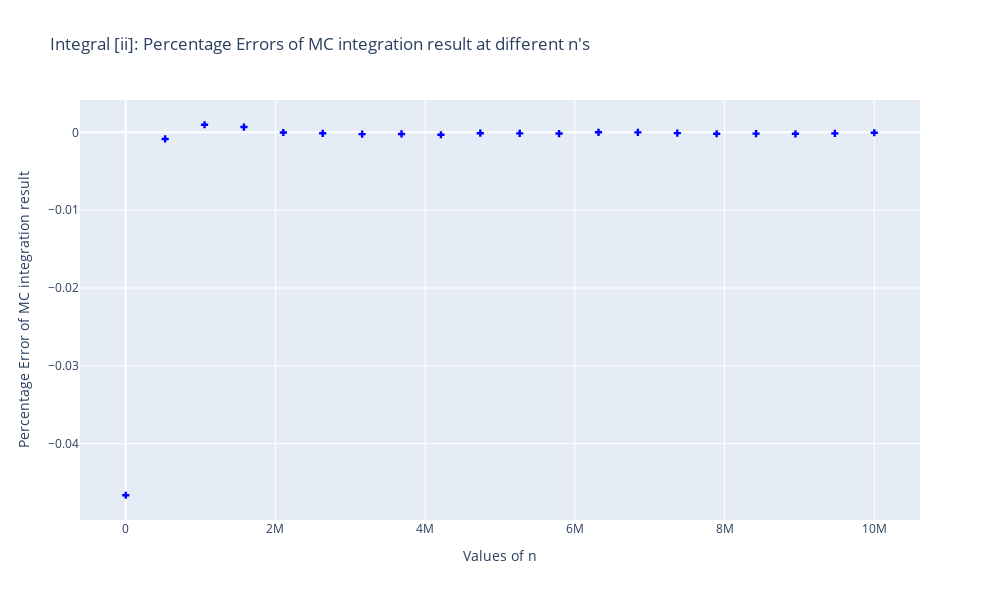

Notebook code for this chart:
### Code cell
# Plot the final errors at different n's - Integral ii
fig = px.scatter(
    errors, x='n', y='Error ii Percentage', 
    labels={'n': 'Values of n', 'Error ii Percentage': 
            'Percentage Error of MC integration result'},
    title="Integral [ii]: Percentage Errors of MC integration result at different n's"
     ).update_traces(mode='markers', marker=dict(symbol='cross', color='blue'))
fig.show()

### Figure 1 — Plotly figure (JSON) as saved in the notebook; plotly's stock layout.template omitted (floating-point values rounded to 4 significant figures)
{"data": [{"hovertemplate": "Values of n=%{x}<br>Percentage Error of MC integration result=%{y}<extra></extra>", "legendgroup": "", "marker": {"color": "blue", "symbol": "cross"}, "mode": "markers", "name": "", "orientation": "v", "showlegend": false, "type": "scatter", "x": [1000, 527263, 1053526, 1579789, 2106052, 2632315, 3158578, 3684842, 4211105, 4737368, 5263631, 5789894, 6316157, 6842421, 7368684, 7894947, 8421210, 8947473, 9473736, 10000000], "xaxis": "x", "y": [-0.04663, -0.0008477, 0.0009754, 0.0006826, -1.947e-05, -0.0001259, -0.0002329, -0.000206, -0.0003066, -0.000109, -0.0001352, -0.0001534, 2.767e-06, -8.065e-06, -0.0001018, -0.000179, -0.0001663, -0.0001853, -0.0001278, -5.085e-05], "yaxis": "y"}], "layout": {"height": 600, "legend": {"tracegroupgap": 0}, "title": {"text": "Integral [ii]: Percentage Errors of MC integration result at different n's"}, "width": 1000, "xaxis": {"anchor": "y", "domain": [0, 1], "title": {"text": "Values of n"}}, "yaxis": {"anchor": "x", "domain": [0, 1], "title": {"text": "Percentage Error of MC integration result"}}}}
